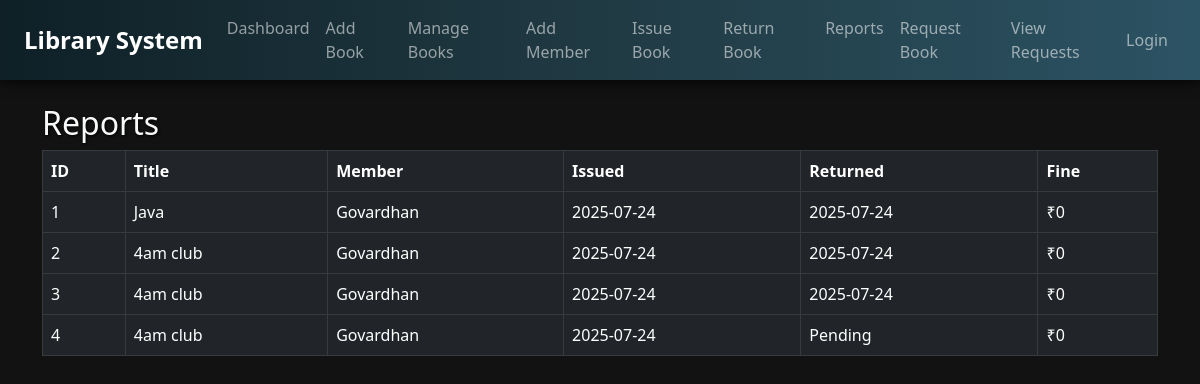
Page /reports on the committed database.
### tables this page shows
CREATE TABLE transactions (
        id INTEGER PRIMARY KEY AUTOINCREMENT,
        book_id INTEGER,
        member_id INTEGER,
        issue_date TEXT,
        return_date TEXT,
        fine INTEGER DEFAULT 0
    );

CREATE TABLE books (
        id INTEGER PRIMARY KEY AUTOINCREMENT,
        title TEXT,
        author TEXT,
        category TEXT,
        status TEXT DEFAULT 'Available'
    );

CREATE TABLE members (
        id INTEGER PRIMARY KEY AUTOINCREMENT,
        name TEXT,
        email TEXT
    );

### app.py (the view)
@app.route('/reports')
def reports():
    conn = sqlite3.connect(DATABASE)
    cur = conn.cursor()
    cur.execute("SELECT t.id, b.title, m.name, t.issue_date, t.return_date, t.fine FROM transactions t JOIN books b ON t.book_id = b.id JOIN members m ON t.member_id = m.id")
    reports = cur.fetchall()
    conn.close()
    return render_template('reports.html', reports=reports)

### templates/reports.html
{% extends 'base.html' %}
{% block content %}
<h2 class="text-light">Reports</h2>
<table class="table table-bordered table-dark">
    <thead>
        <tr><th>ID</th><th>Title</th><th>Member</th><th>Issued</th><th>Returned</th><th>Fine</th></tr>
    </thead>
    <tbody>
    {% for r in reports %}
    <tr>
        <td>{{ r[0] }}</td><td>{{ r[1] }}</td><td>{{ r[2] }}</td><td>{{ r[3] }}</td><td>{{ r[4] or 'Pending' }}</td><td>₹{{ r[5] }}</td>
    </tr>
    {% endfor %}
    </tbody>
</table>
{% endblock %}

### templates/base.html (shortened to what this page needs)
<!DOCTYPE html>
<html lang="en">
<head>
  <link href="https://cdn.jsdelivr.net/npm/bootstrap@5.3.0/dist/css/bootstrap.min.css" rel="stylesheet">
  <link rel="stylesheet" href="{{ url_for('static', filename='css/styles.css') }}">
</head>
<body style="background-image: url('{{ url_for('static', filename='images/background.jpg') }}'); background-size: cover;">
  <nav class="navbar navbar-expand-lg navbar-dark custom-navbar px-4">
    <a class="navbar-brand fw-bold" href="/dashboard">Library System</a>
    <div class="collapse navbar-collapse" id="navbarNav">
      <ul class="navbar-nav me-auto mb-2 mb-lg-0">
        <li class="nav-item"><a class="nav-link" href="/dashboard">Dashboard</a></li>
        <li class="nav-item"><a class="nav-link" href="/add_book">Add Book</a></li>
        <li class="nav-item"><a class="nav-link" href="/manage_books">Manage Books</a></li>
        <li class="nav-item"><a class="nav-link" href="/add_member">Add Member</a></li>
        <li class="nav-item"><a class="nav-link" href="/issue_book">Issue Book</a></li>
        <li class="nav-item"><a class="nav-link" href="/return_book">Return Book</a></li>
        <li class="nav-item"><a class="nav-link" href="/reports">Reports</a></li>
        <li class="nav-item"><a class="nav-link" href="/request_book">Request Book</a></li>
        <li class="nav-item"><a class="nav-link" href="/view_requests">View Requests</a></li>
      </ul>
      <ul class="navbar-nav ms-auto">
        {% if session.user %}
          <li class="nav-item"><a class="nav-link" href="/logout">Logout</a></li>
        {% else %}
          <li class="nav-item"><a class="nav-link" href="/login">Login</a></li>
        {% endif %}
      </ul>
    </div>
  </nav>
  <div class="container py-4">
    {% block content %}{% endblock %}
  </div>
</body>
</html>

### static/css/styles.css (style rules this page uses)
body { font-family: 'Segoe UI', sans-serif; background-color: #121212; color: #ffffff; background-size: cover; background-attachment: fixed; }
h1, h2 { text-shadow: 1px 1px 3px #000; }
.navbar-brand { font-weight: bold; font-size: 1.5rem; }
.nav-link { font-weight: 500; }
.table { background-color: rgba(255, 255, 255, 0.05); border-radius: 0.5rem; }
.custom-navbar { background: linear-gradient(to right, #0f2027, #203a43, #2c5364); box-shadow: 0 4px 10px rgba(0, 0, 0, 0.6); }

### rows in the picture
transactions: id "1", title "Java", name "Govardhan", issue_date "2025-07-24", return_date "2025-07-24", fine "0"
transactions: id "2", title "4am club", name "Govardhan", issue_date "2025-07-24", return_date "2025-07-24", fine "0"
transactions: id "3", title "4am club", name "Govardhan", issue_date "2025-07-24", return_date "2025-07-24", fine "0"
transactions: id "4", title "4am club", name "Govardhan", issue_date "2025-07-24", r "Pending", fine "0"
